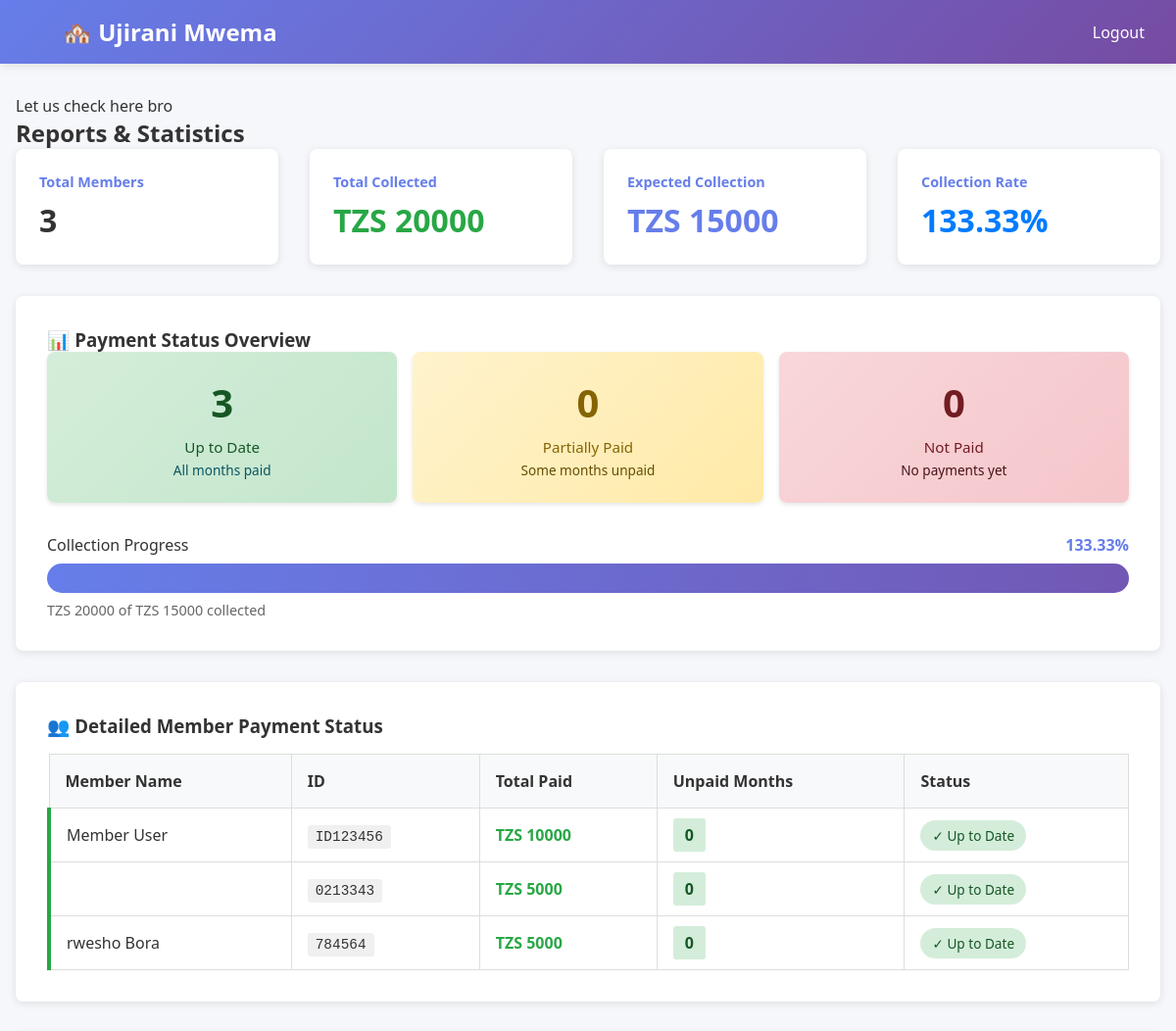
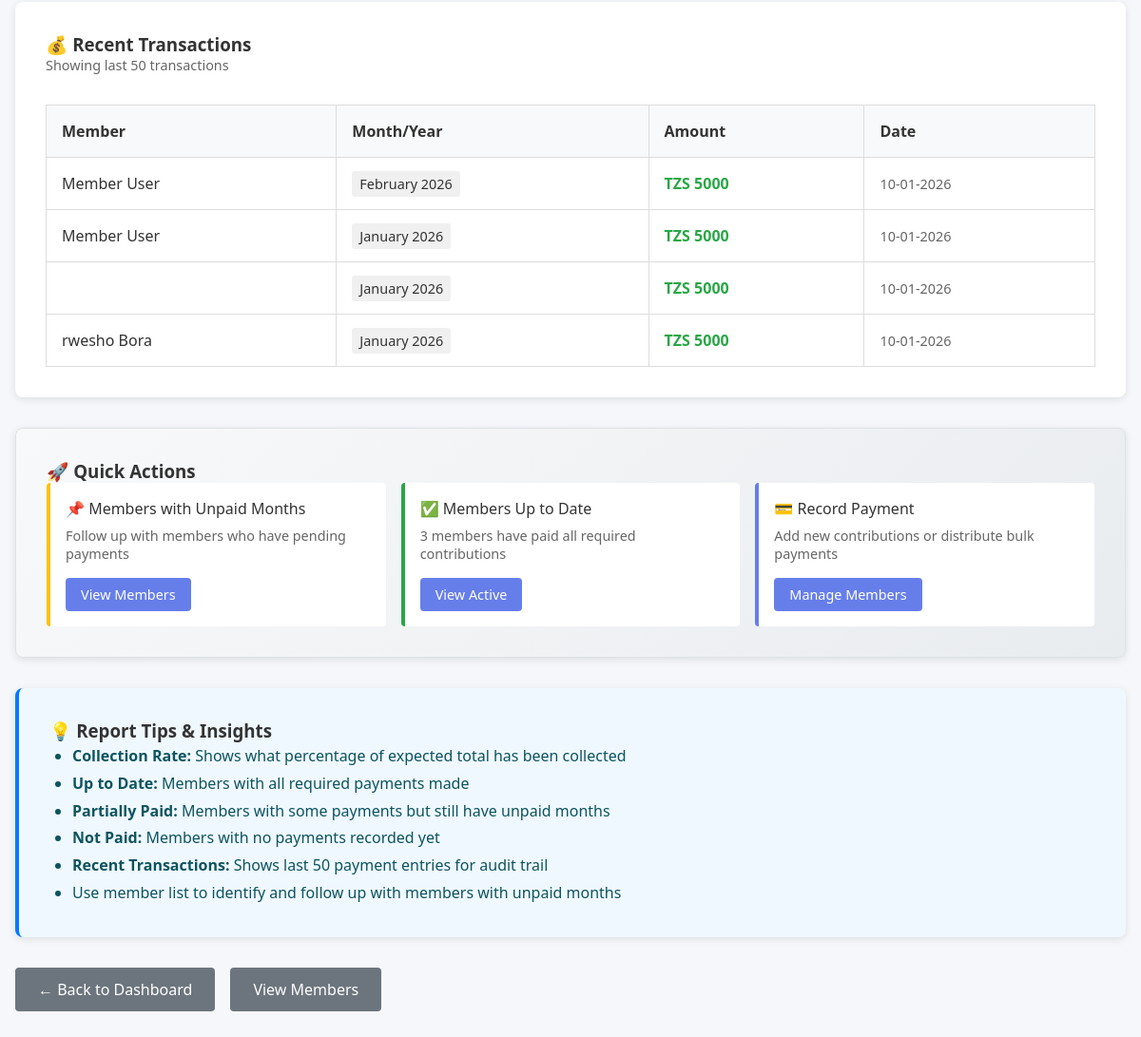
The app's page /reports/ (signed in) with its own data (2 pictures, top to bottom).
### contributions/models.py (models this page shows, shortened)
class Member(models.Model):
    user = models.OneToOneField(User, on_delete=models.CASCADE)
    group = models.ForeignKey(Group, on_delete=models.CASCADE, related_name='members')
    phone = models.CharField(max_length=15, blank=True)
    id_number = models.CharField(max_length=20, unique=True)
    joined_date = models.DateField(auto_now_add=True)
    is_active = models.BooleanField(default=True)
    class Meta:
        verbose_name_plural = "Members"
    def get_unpaid_months(self):
        group = self.group
        today = timezone.now().date()
        current_year = today.year
        current_month = today.month
        unpaid_months = []
        start_month = self.joined_date.month
        start_year = self.joined_date.year
        for year in range(start_year, current_year + 1):
            start = start_month if year == start_year else 1
            end = current_month if year == current_year else 12
            for month in range(start, end + 1):
                contribution = Contribution.objects.filter(
                    member=self,
                    year=year,
                    month=month,
                    amount__gte=group.monthly_contribution
                ).exists()
                if not contribution:
                    unpaid_months.append((year, month))
        return unpaid_months

class Contribution(models.Model):
    MONTHS = [
        (1, 'January'), (2, 'February'), (3, 'March'), (4, 'April'),
        (5, 'May'), (6, 'June'), (7, 'July'), (8, 'August'),
        (9, 'September'), (10, 'October'), (11, 'November'), (12, 'December')
    ]
    member = models.ForeignKey(Member, on_delete=models.CASCADE, related_name='contributions')
    year = models.IntegerField()
    month = models.IntegerField(choices=MONTHS)
    amount = models.DecimalField(max_digits=10, decimal_places=2)
    paid_date = models.DateField(auto_now_add=True)
    notes = models.TextField(blank=True)
    class Meta:
        unique_together = ('member', 'year', 'month')
        ordering = ['-year', '-month']
        verbose_name_plural = "Contributions"
    def get_month_name(self):
        return dict(self.MONTHS)[self.month]

### contributions/views.py (the view)
# urls.py: path('reports/', views.reports, name='reports'),
@login_required(login_url='login')
def reports(request):
    if not request.user.is_staff:
        messages.error(request, 'Access denied - Accountant only')
        return redirect('member_dashboard')
    group = Group.objects.first()
    if not group:
        group = Group.objects.create(
            name="Ujirani Mwema",
            monthly_contribution=5000
        )
    members = Member.objects.filter(group=group, is_active=True)
    all_contributions = Contribution.objects.all().order_by('-year', '-month')
    total_collected = all_contributions.aggregate(Sum('amount'))['amount__sum'] or 0
    total_expected = members.count() * group.monthly_contribution
    member_stats = []
    fully_paid = 0
    partially_paid = 0
    for member in members:
        paid = member.contributions.aggregate(Sum('amount'))['amount__sum'] or 0
        unpaid_months = member.get_unpaid_months()
        unpaid_count = len(unpaid_months)
        if unpaid_count == 0:
            fully_paid += 1
            status = 'Up to Date'
        elif paid > 0:
            partially_paid += 1
            status = 'Partially Paid'
        else:
            status = 'Not Paid'
        member_stats.append({
            'member': member,
            'paid': paid,
            'unpaid_months': unpaid_count,
            'status': status,
        })
    collection_rate = (total_collected / total_expected * 100) if total_expected > 0 else 0
    context = {
        'group': group,
        'total_collected': total_collected,
        'total_expected': total_expected,
        'total_members': members.count(),
        'fully_paid': fully_paid,
        'partially_paid': partially_paid,
        'not_paid': members.count() - fully_paid - partially_paid,
        'collection_rate': round(collection_rate, 2),
        'member_stats': member_stats,
        'all_contributions': all_contributions[:50],  # Last 50 transactions
        'page_title': 'Reports & Statistics',
    }
    return render(request, 'reports.html', context)

### templates/reports.html (shortened to what this page needs)
{% extends 'base.html' %}
{% block content %}
<h2>Reports & Statistics</h2>
<div class="stats">
    <div class="stat-card">
        <h3>Total Members</h3>
        <div class="value">{{ total_members }}</div>
    </div>
    <div class="stat-card">
        <h3>Total Collected</h3>
        <div class="value" style="color: #28a745;">TZS {{ total_collected|floatformat:0 }}</div>
    </div>
    <div class="stat-card">
        <h3>Expected Collection</h3>
        <div class="value" style="color: #667eea;">TZS {{ total_expected|floatformat:0 }}</div>
    </div>
    <div class="stat-card">
        <h3>Collection Rate</h3>
        <div class="value" style="color: #007bff;">{{ collection_rate }}%</div>
    </div>
</div>
<div class="card">
    <h3>📊 Payment Status Overview</h3>
    <div style="display: grid; grid-template-columns: repeat(auto-fit, minmax(150px, 1fr)); gap: 1rem; margin-bottom: 2rem;">
        <div style="background: linear-gradient(135deg, #d4edda 0%, #c3e6cb 100%); padding: 1.5rem; border-radius: 8px; text-align: center; box-shadow: 0 2px 4px rgba(0,0,0,0.1);">
            <div style="font-size: 2.5rem; font-weight: bold; color: #155724;">{{ fully_paid }}</div>
            <div style="font-size: 0.95rem; color: #155724; margin-top: 0.5rem; font-weight: 500;">Up to Date</div>
            <div style="font-size: 0.85rem; color: #0c5460; margin-top: 0.25rem;">All months paid</div>
        </div>
        <div style="background: linear-gradient(135deg, #fff3cd 0%, #ffeaa7 100%); padding: 1.5rem; border-radius: 8px; text-align: center; box-shadow: 0 2px 4px rgba(0,0,0,0.1);">
            <div style="font-size: 2.5rem; font-weight: bold; color: #856404;">{{ partially_paid }}</div>
            <div style="font-size: 0.95rem; color: #856404; margin-top: 0.5rem; font-weight: 500;">Partially Paid</div>
            <div style="font-size: 0.85rem; color: #664d03; margin-top: 0.25rem;">Some months unpaid</div>
        </div>
        <div style="background: linear-gradient(135deg, #f8d7da 0%, #f5c6cb 100%); padding: 1.5rem; border-radius: 8px; text-align: center; box-shadow: 0 2px 4px rgba(0,0,0,0.1);">
            <div style="font-size: 2.5rem; font-weight: bold; color: #721c24;">{{ not_paid }}</div>
            <div style="font-size: 0.95rem; color: #721c24; margin-top: 0.5rem; font-weight: 500;">Not Paid</div>
            <div style="font-size: 0.85rem; color: #491217; margin-top: 0.25rem;">No payments yet</div>
        </div>
    </div>
    <div style="margin-top: 2rem;">
        <div style="display: flex; justify-content: space-between; align-items: center; margin-bottom: 0.5rem;">
            <span style="font-weight: 500;">Collection Progress</span>
            <span style="color: #667eea; font-weight: bold;">{{ collection_rate }}%</span>
        </div>
        <div style="width: 100%; height: 30px; background: #f0f0f0; border-radius: 15px; overflow: hidden;">
            <div style="width: {{ collection_rate }}%; height: 100%; background: linear-gradient(90deg, #667eea 0%, #764ba2 100%); transition: width 0.3s ease; display: flex; align-items: center; justify-content: flex-end; padding-right: 10px; color: white; font-weight: bold; font-size: 0.9rem;">
            </div>
        </div>
        <div style="margin-top: 0.5rem; font-size: 0.9rem; color: #666;">
            TZS {{ total_collected|floatformat:0 }} of TZS {{ total_expected|floatformat:0 }} collected
        </div>
    </div>
</div>
<div class="card">
    <h3>👥 Detailed Member Payment Status</h3>
    {% if member_stats %}
    <div style="overflow-x: auto;">
        <table class="table">
            <thead>
                <tr>
                    <th>Member Name</th>
                    <th>ID</th>
                    <th>Total Paid</th>
                    <th>Unpaid Months</th>
                    <th>Status</th>
                </tr>
            </thead>
            <tbody>
                {% for stat in member_stats %}
                <tr style="border-left: 4px solid {% if stat.status == 'Up to Date' %}#28a745{% elif stat.status == 'Partially Paid' %}#ffc107{% else %}#dc3545{% endif %};">
                    <td style="font-weight: 500;">{{ stat.member.user.get_full_name }}</td>
                    <td>
                        <span style="background: #f0f0f0; padding: 0.25rem 0.5rem; border-radius: 3px; font-family: monospace; font-size: 0.9rem;">{{ stat.member.id_number }}</span>
                    </td>
                    <td style="color: #28a745; font-weight: bold;">TZS {{ stat.paid|floatformat:0 }}</td>
                    <td>
                        {% if stat.unpaid_months == 0 %}
                        <span style="background: #d4edda; padding: 0.35rem 0.75rem; border-radius: 3px; color: #155724; font-weight: bold;">0</span>
                        {% else %}
                        <span style="background: #fff3cd; padding: 0.35rem 0.75rem; border-radius: 3px; color: #856404; font-weight: bold;">{{ stat.unpaid_months }}</span>
                        {% endif %}
                    </td>
                    <td>
                        {% if stat.status == 'Up to Date' %}
                        <span style="background: #d4edda; padding: 0.35rem 0.75rem; border-radius: 20px; font-size: 0.85rem; color: #155724; font-weight: 500;">✓ {{ stat.status }}</span>
                        {% elif stat.status == 'Partially Paid' %}
                        <span style="background: #fff3cd; padding: 0.35rem 0.75rem; border-radius: 20px; font-size: 0.85rem; color: #856404; font-weight: 500;">⚠ {{ stat.status }}</span>
                        {% else %}
                        <span style="background: #f8d7da; padding: 0.35rem 0.75rem; border-radius: 20px; font-size: 0.85rem; color: #721c24; font-weight: 500;">✗ {{ stat.status }}</span>
                        {% endif %}
                    </td>
                </tr>
                {% endfor %}
            </tbody>
        </table>
    </div>
    {% else %}
    <p style="color: #999; text-align: center; padding: 2rem 0;">No member data available.</p>
    {% endif %}
</div>
<div class="card">
    <h3>💰 Recent Transactions</h3>
    <div style="font-size: 0.9rem; color: #666; margin-bottom: 1rem;">Showing last 50 transactions</div>
    {% if all_contributions %}
    <div style="overflow-x: auto;">
        <table class="table">
            <thead>
                <tr>
                    <th>Member</th>
                    <th>Month/Year</th>
                    <th>Amount</th>
                    <th>Date</th>
                </tr>
            </thead>
            <tbody>
                {% for contrib in all_contributions %}
                <tr>
                    <td style="font-weight: 500;">{{ contrib.member.user.get_full_name }}</td>
                    <td>
                        <span style="background: #f0f0f0; padding: 0.25rem 0.5rem; border-radius: 3px; font-size: 0.9rem;">{{ contrib.get_month_name }} {{ contrib.year }}</span>
                    </td>
                    <td style="color: #28a745; font-weight: bold;">TZS {{ contrib.amount|floatformat:0 }}</td>
                    <td style="color: #666; font-size: 0.9rem;">{{ contrib.paid_date|date:"d-m-Y" }}</td>
                </tr>
                {% endfor %}
            </tbody>
        </table>
    </div>
    {% else %}
    <p style="color: #999; text-align: center; padding: 2rem 0;">No contributions recorded yet.</p>
    {% endif %}
</div>
<div class="card" style="background: linear-gradient(135deg, #f8f9fa 0%, #e9ecef 100%); border: 1px solid #dee2e6;">
    <h3>🚀 Quick Actions</h3>
    <div style="display: grid; grid-template-columns: repeat(auto-fit, minmax(250px, 1fr)); gap: 1rem;">
        <div style="background: white; padding: 1rem; border-radius: 4px; border-left: 4px solid #ffc107;">
            <div style="font-weight: 500; margin-bottom: 0.5rem;">📌 Members with Unpaid Months</div>
            <p style="margin: 0 0 1rem 0; color: #666; font-size: 0.9rem;">
                Follow up with members who have pending payments
            </p>
            <a href="{% url 'member_list' %}?status=all" class="btn" style="font-size: 0.9rem; padding: 0.5rem 1rem;">View Members</a>
        </div>
        <div style="background: white; padding: 1rem; border-radius: 4px; border-left: 4px solid #28a745;">
            <div style="font-weight: 500; margin-bottom: 0.5rem;">✅ Members Up to Date</div>
            <p style="margin: 0 0 1rem 0; color: #666; font-size: 0.9rem;">
                {{ fully_paid }} members have paid all required contributions
            </p>
            <a href="{% url 'member_list' %}?status=active" class="btn" style="font-size: 0.9rem; padding: 0.5rem 1rem;">View Active</a>
        </div>
        <div style="background: white; padding: 1rem; border-radius: 4px; border-left: 4px solid #667eea;">
            <div style="font-weight: 500; margin-bottom: 0.5rem;">💳 Record Payment</div>
            <p style="margin: 0 0 1rem 0; color: #666; font-size: 0.9rem;">
                Add new contributions or distribute bulk payments
            </p>
            <a href="{% url 'member_list' %}" class="btn" style="font-size: 0.9rem; padding: 0.5rem 1rem;">Manage Members</a>
        </div>
    </div>
</div>
<div class="card" style="background: #f0f8ff; border-left: 4px solid #007bff;">
    <h3>💡 Report Tips & Insights</h3>
    <ul style="margin-left: 1.5rem; color: #0c5460; line-height: 1.8;">
        <li><strong>Collection Rate:</strong> Shows what percentage of expected total has been collected</li>
        <li><strong>Up to Date:</strong> Members with all required payments made</li>
        <li><strong>Partially Paid:</strong> Members with some payments but still have unpaid months</li>
        <li><strong>Not Paid:</strong> Members with no payments recorded yet</li>
        <li><strong>Recent Transactions:</strong> Shows last 50 payment entries for audit trail</li>
        <li>Use member list to identify and follow up with members with unpaid months</li>
    </ul>
</div>
<div style="margin-top: 2rem; display: flex; gap: 1rem; flex-wrap: wrap;">
    <a href="{% url 'accountant_dashboard' %}" class="btn btn-secondary">← Back to Dashboard</a>
    <a href="{% url 'member_list' %}" class="btn btn-secondary">View Members</a>
</div>
{% endblock %}

### templates/base.html (shortened to what this page needs)
<!DOCTYPE html>
<html lang="en" xmlns="http://www.w3.org/1999/html">
<head>
</head>
<body>
    {% if user.is_authenticated %}
    <div class="navbar">
        <h1>
            <a href="{% url 'accountant_dashboard' %}"
               >🏘️ Ujirani Mwema </a>
        </h1>
        <div>
            <a href="{% url 'logout' %}">Logout</a>
        </div>
    </div>
    {% endif %}
    <div class="container">
    Let us check here bro
        {% block content %}{% endblock %}
    </div>
</body>
</html>

### templates/base.html (style rules this page uses)
* { margin: 0; padding: 0; box-sizing: border-box; }
body { font-family: 'Segoe UI', Tahoma, Geneva, Verdana, sans-serif; background: #f5f7fa; color: #333; }
.navbar { background: linear-gradient(135deg, #667eea 0%, #764ba2 100%); color: white; padding: 1rem 2rem; display: flex; justify-content: space-between; align-items: center; box-shadow: 0 2px 10px rgba(0,0,0,0.1); }
.navbar h1 { font-size: 1.5rem; }
.navbar a { color: white; text-decoration: none; margin-left: 2rem; }
.container { max-width: 1200px; margin: 2rem auto; padding: 0 1rem; }
.card { background: white; border-radius: 8px; padding: 2rem; margin-bottom: 2rem; box-shadow: 0 2px 8px rgba(0,0,0,0.1); }
.btn { display: inline-block; padding: 0.75rem 1.5rem; background: #667eea; color: white; text-decoration: none; border: none; border-radius: 4px; cursor: pointer; font-size: 1rem; transition: background 0.3s; }
.btn-secondary { background: #6c757d; }
.table { width: 100%; border-collapse: collapse; margin-top: 1rem; }
.table th { background: #f8f9fa; padding: 1rem; text-align: left; border: 1px solid #ddd; font-weight: 600; }
.table td { padding: 1rem; border: 1px solid #ddd; }
.stats { display: grid; grid-template-columns: repeat(auto-fit, minmax(250px, 1fr)); gap: 2rem; margin-bottom: 2rem; }
.stat-card { background: white; padding: 1.5rem; border-radius: 8px; box-shadow: 0 2px 8px rgba(0,0,0,0.1); }
.stat-card h3 { color: #667eea; font-size: 0.9rem; margin-bottom: 0.5rem; }
.stat-card .value { font-size: 2rem; font-weight: bold; }

### records on screen
Member: member.user.get_full_name "Member User", member.id_number "ID123456", paid "10000", status "Up to Date"
Member: member.id_number "0213343", paid "5000", status "Up to Date"
Member: member.user.get_full_name "rwesho Bora", member.id_number "784564", paid "5000", status "Up to Date"
Contribution: member.user.get_full_name "Member User", get_month_name "February", year "2026", amount "5000", paid_date "10-01-2026"
Contribution: member.user.get_full_name "Member User", get_month_name "January", year "2026", amount "5000", paid_date "10-01-2026"
Contribution: get_month_name "January", year "2026", amount "5000", paid_date "10-01-2026"
Contribution: member.user.get_full_name "rwesho Bora", get_month_name "January", year "2026", amount "5000", paid_date "10-01-2026"

### other values on screen
{{ total_members }} "3"
{{ total_collected|floatformat:0 }} "20000"
{{ total_expected|floatformat:0 }} "15000"
{{ collection_rate }} "133.33"
{{ fully_paid }} "3"
{{ partially_paid }} "0"
{{ not_paid }} "0"
